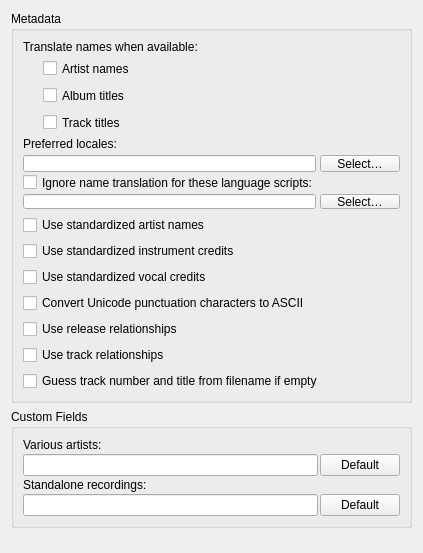
<?xml version="1.0" encoding="UTF-8"?>
<ui version="4.0">
 <class>MetadataOptionsPage</class>
 <widget class="QWidget" name="MetadataOptionsPage">
  <property name="geometry">
   <rect>
    <x>0</x>
    <y>0</y>
    <width>423</width>
    <height>553</height>
   </rect>
  </property>
  <layout class="QVBoxLayout" name="verticalLayout">
   <item>
    <widget class="QGroupBox" name="metadata_groupbox">
     <property name="sizePolicy">
      <sizepolicy hsizetype="Preferred" vsizetype="Maximum">
       <horstretch>0</horstretch>
       <verstretch>0</verstretch>
      </sizepolicy>
     </property>
     <property name="minimumSize">
      <size>
       <width>397</width>
       <height>135</height>
      </size>
     </property>
     <property name="title">
      <string>Metadata</string>
     </property>
     <property name="alignment">
      <set>Qt::AlignLeading|Qt::AlignLeft|Qt::AlignTop</set>
     </property>
     <layout class="QVBoxLayout" name="verticalLayout_3">
      <item>
      <widget class="QLabel" name="translation_prompt_label">
       <property name="text">
        <string>Translate names when available:</string>
       </property>
      </widget>
      </item>
      <item>
      <layout class="QVBoxLayout" name="translation_options_layout">
       <property name="leftMargin">
        <number>20</number>
       </property>
       <property name="spacing">
        <number>10</number>
       </property>
       <item>
        <widget class="QCheckBox" name="translate_artist_names">
         <property name="text">
          <string>Artist names</string>
         </property>
        </widget>
       </item>
       <item>
        <widget class="QCheckBox" name="translate_album_names">
         <property name="text">
          <string>Album titles</string>
         </property>
        </widget>
       </item>
       <item>
        <widget class="QCheckBox" name="translate_track_titles">
         <property name="text">
          <string>Track titles</string>
         </property>
        </widget>
       </item>
      </layout>
      </item>
      <item>
       <layout class="QVBoxLayout" name="translation_language_containers">
        <property name="spacing">
         <number>3</number>
        </property>
        <item>
         <layout class="QVBoxLayout" name="locales_container">
          <property name="spacing">
           <number>4</number>
          </property>
          <item>
           <widget class="QLabel" name="locales_prompt_label">
            <property name="text">
             <string>Preferred locales:</string>
            </property>
           </widget>
          </item>
          <item>
           <layout class="QHBoxLayout" name="horizontalLayout">
            <property name="topMargin">
             <number>0</number>
            </property>
            <property name="bottomMargin">
             <number>0</number>
            </property>
            <item>
             <widget class="QLineEdit" name="selected_locales">
              <property name="readOnly">
               <bool>true</bool>
              </property>
             </widget>
            </item>
            <item>
             <widget class="QPushButton" name="select_locales">
              <property name="text">
               <string>Select…</string>
              </property>
             </widget>
            </item>
           </layout>
          </item>
         </layout>
        </item>
        <item>
         <layout class="QVBoxLayout" name="scripts_container">
          <property name="spacing">
           <number>4</number>
          </property>
          <item>
           <widget class="QCheckBox" name="translate_artist_names_script_exception">
            <property name="text">
             <string>Ignore name translation for these language scripts:</string>
            </property>
           </widget>
          </item>
          <item>
           <layout class="QHBoxLayout" name="horizontalLayout_4">
            <property name="topMargin">
             <number>0</number>
            </property>
            <property name="bottomMargin">
             <number>0</number>
            </property>
            <item>
             <widget class="QLineEdit" name="selected_scripts">
              <property name="readOnly">
               <bool>true</bool>
              </property>
             </widget>
            </item>
            <item>
             <widget class="QPushButton" name="select_scripts">
              <property name="text">
               <string>Select…</string>
              </property>
             </widget>
            </item>
           </layout>
          </item>
         </layout>
        </item>
       </layout>
      </item>
      <item>
       <widget class="QCheckBox" name="standardize_artists">
        <property name="text">
         <string>Use standardized artist names</string>
        </property>
       </widget>
      </item>
      <item>
       <widget class="QCheckBox" name="standardize_instruments">
        <property name="text">
         <string>Use standardized instrument credits</string>
        </property>
       </widget>
      </item>
      <item>
       <widget class="QCheckBox" name="standardize_vocals">
        <property name="text">
         <string>Use standardized vocal credits</string>
        </property>
       </widget>
      </item>
      <item>
       <widget class="QCheckBox" name="convert_punctuation">
        <property name="text">
         <string>Convert Unicode punctuation characters to ASCII</string>
        </property>
       </widget>
      </item>
      <item>
       <widget class="QCheckBox" name="release_ars">
        <property name="text">
         <string>Use release relationships</string>
        </property>
       </widget>
      </item>
      <item>
       <widget class="QCheckBox" name="track_ars">
        <property name="text">
         <string>Use track relationships</string>
        </property>
       </widget>
      </item>
      <item>
       <widget class="QCheckBox" name="guess_tracknumber_and_title">
        <property name="text">
         <string>Guess track number and title from filename if empty</string>
        </property>
       </widget>
      </item>
     </layout>
    </widget>
   </item>
   <item>
    <widget class="QGroupBox" name="custom_fields_groupbox">
     <property name="sizePolicy">
      <sizepolicy hsizetype="Preferred" vsizetype="Maximum">
       <horstretch>0</horstretch>
       <verstretch>0</verstretch>
      </sizepolicy>
     </property>
     <property name="minimumSize">
      <size>
       <width>397</width>
       <height>0</height>
      </size>
     </property>
     <property name="title">
      <string>Custom Fields</string>
     </property>
     <layout class="QGridLayout">
      <property name="spacing">
       <number>2</number>
      </property>
      <item row="0" column="0" colspan="2">
       <widget class="QLabel" name="label_6">
        <property name="text">
         <string>Various artists:</string>
        </property>
        <property name="buddy">
         <cstring>va_name_default</cstring>
        </property>
       </widget>
      </item>
      <item row="2" column="0" colspan="2">
       <widget class="QLabel" name="label_7">
        <property name="text">
         <string>Standalone recordings:</string>
        </property>
        <property name="buddy">
         <cstring>nat_name_default</cstring>
        </property>
       </widget>
      </item>
      <item row="3" column="0">
       <widget class="QLineEdit" name="nat_name"/>
      </item>
      <item row="3" column="1">
       <widget class="QPushButton" name="nat_name_default">
        <property name="text">
         <string>Default</string>
        </property>
       </widget>
      </item>
      <item row="1" column="1">
       <widget class="QPushButton" name="va_name_default">
        <property name="text">
         <string>Default</string>
        </property>
       </widget>
      </item>
      <item row="1" column="0">
       <widget class="QLineEdit" name="va_name"/>
      </item>
     </layout>
    </widget>
   </item>
   <item>
    <spacer name="verticalSpacer">
     <property name="orientation">
      <enum>Qt::Vertical</enum>
     </property>
     <property name="sizeHint" stdset="0">
      <size>
       <width>20</width>
       <height>40</height>
      </size>
     </property>
    </spacer>
   </item>
  </layout>
 </widget>
 <tabstops>
  <tabstop>translate_artist_names</tabstop>
  <tabstop>selected_locales</tabstop>
  <tabstop>select_locales</tabstop>
  <tabstop>translate_artist_names_script_exception</tabstop>
  <tabstop>selected_scripts</tabstop>
  <tabstop>select_scripts</tabstop>
  <tabstop>standardize_artists</tabstop>
  <tabstop>standardize_instruments</tabstop>
  <tabstop>standardize_vocals</tabstop>
  <tabstop>convert_punctuation</tabstop>
  <tabstop>release_ars</tabstop>
  <tabstop>track_ars</tabstop>
  <tabstop>guess_tracknumber_and_title</tabstop>
  <tabstop>va_name</tabstop>
  <tabstop>va_name_default</tabstop>
  <tabstop>nat_name</tabstop>
  <tabstop>nat_name_default</tabstop>
 </tabstops>
 <resources/>
 <connections/>
</ui>
